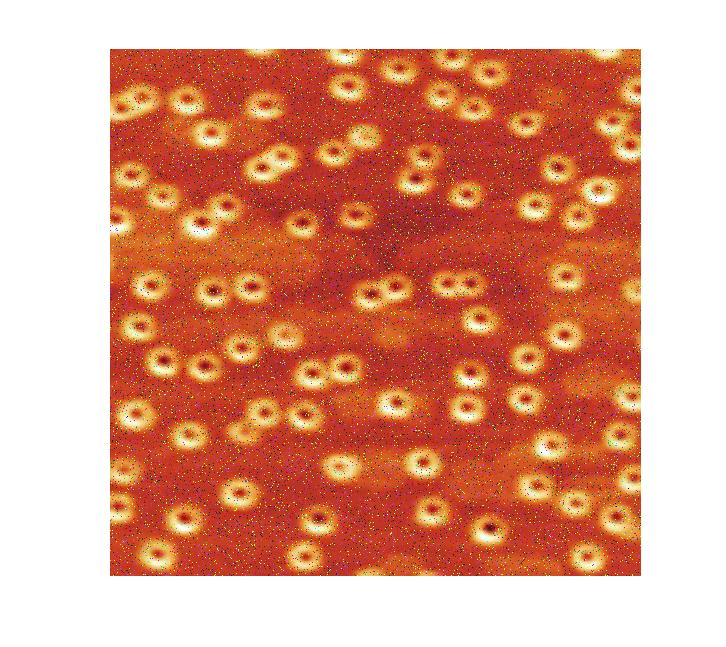
%> input picture trunk/IAII/vision_artificial/pablo/anillos/AnillosCuanticos.jpg, 726 x 647 px
$ octave anillos.m   (GNU Octave 9; MATLAB toolbox functions it lacks are replaced by stand-ins)
%> lines starting %> are read from the running program, lines starting %| are printed output that depends on the picture; in (x1, y1, x2, y2) boxes, pixels count from 0 and x2, y2 are one past the last pixel; in counts of white or black regions, pixels touching at a corner belong together; the program's own positions count from 1
clear all;
close all;
%Cargamos la imagen orginal
orig=imread('AnillosCuanticos.jpg');
%> orig is the input picture: size 647x726x3 uint8; mean R, G, B 221.7, 156.2, 133.3

figure;imshow(orig);

%Pasamos a escala de grises
gris = rgb2gray(orig);
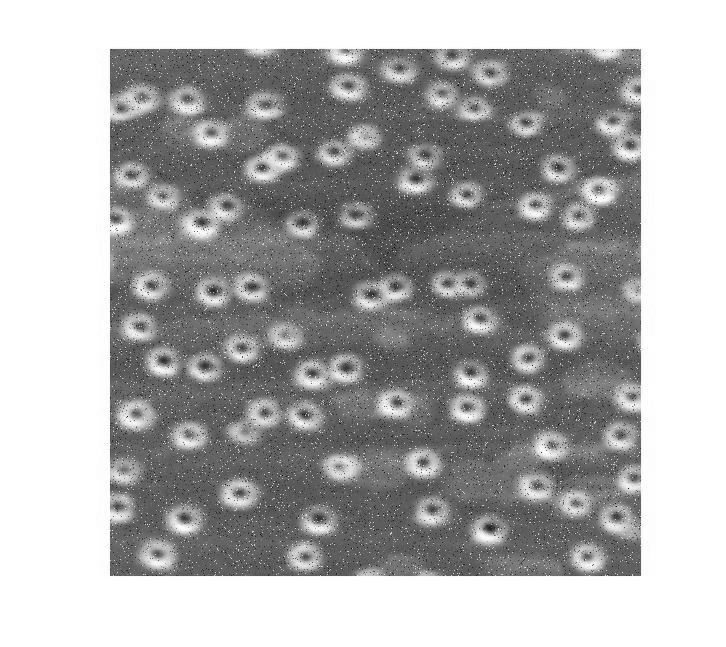
%> gris: size 647x726 uint8; min 8, max 255, mean 173.2


%Primero quitamos el ruido de la imagen con un filtro de la media
mascara = fspecial('gaussian',[7 7],4);
sinruido=imfilter(gris,mascara,'same');
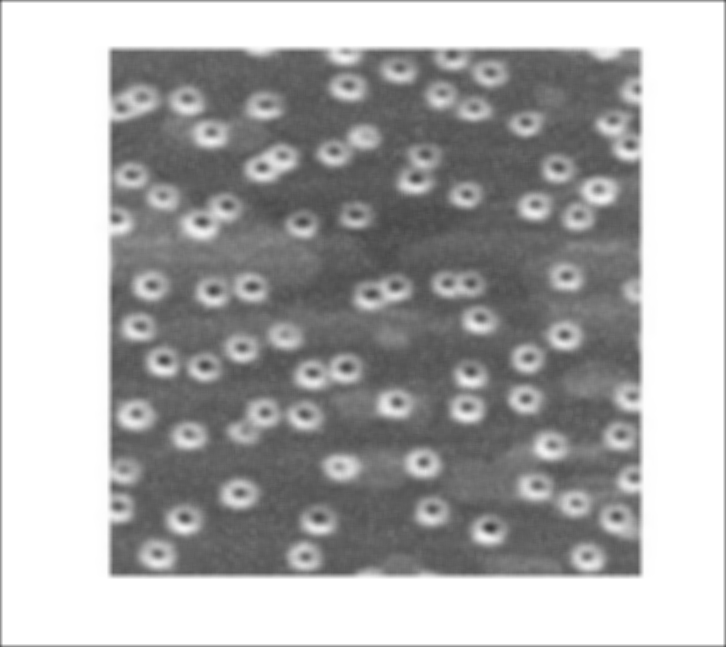
%> sinruido: size 647x726 uint8; min 58, max 255, mean 172


%Aplicamos un filtro watershed para poder quedarnos con los bordes de los
%anillos
bordes = edge(sinruido,'canny');
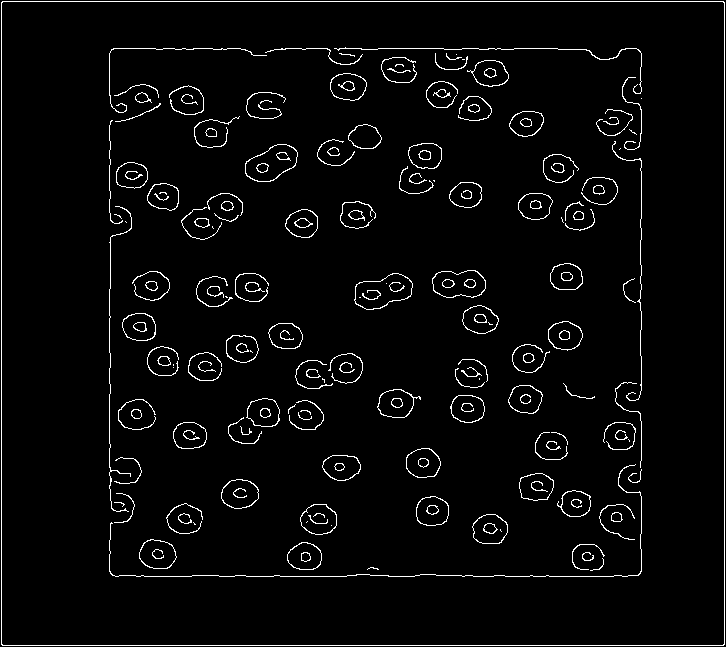
%> bordes: size 647x726 logical; 3.4% white in thin lines or dots

figure;imshow(bordes);

mascaraDil = strel('square',6);
dilatada = imdilate(bordes,mascaraDil);
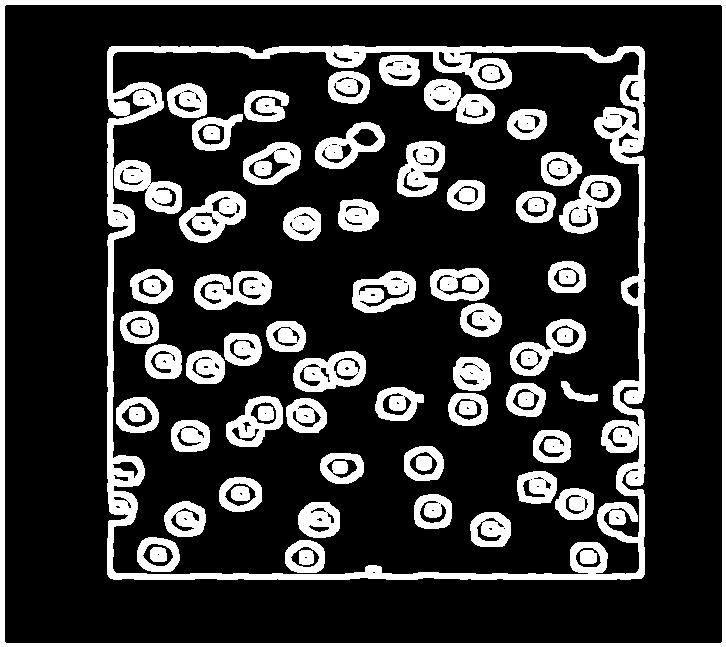
%> dilatada: size 647x726 logical; 20.8% white; 65 white regions, largest, box (x1, y1, x2, y2) and area: (107, 45, 645, 580) 24386, (0, 0, 726, 647) 12280, (194, 271, 272, 310) 2008


inversa = dilatada == 0;


%Etiquetamos para poder usar la imagen etiquetada, para extraer las
%caracteristicas
etiquetada=bwlabel(inversa);
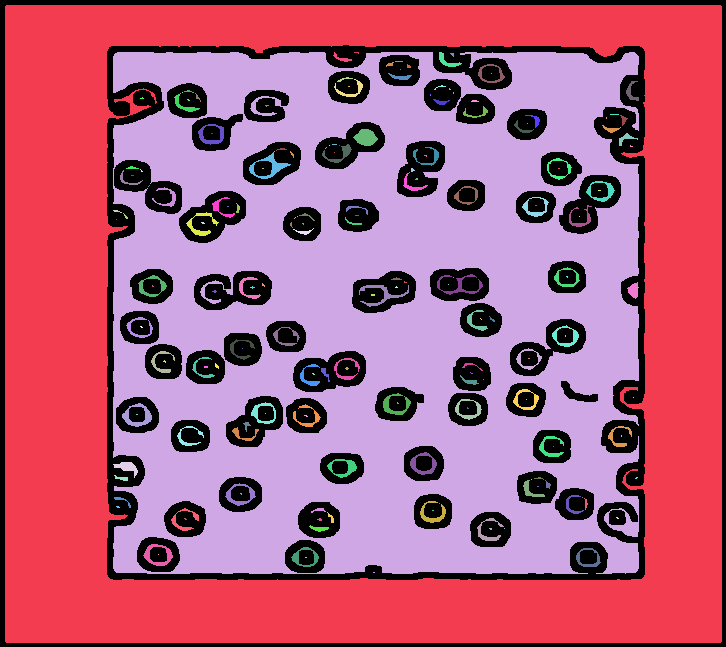
%> etiquetada: size 647x726 double; 190 distinct labels, from 0 to 189; one colour per label, 0 black


%Cogeremos ademas del area el perimetro, para posteriormente quedarnos con
%aquellos que tienen una determinada area
datos=regionprops(etiquetada,'Area','Perimeter');
%> datos = 189 regions; largest, Area and Perimeter: 188470 3123.1, 172052 2648.9, 316 107.1, 288 60.98, 282 80.19

% compacidad = [ [datos.Perimeter].^2 ./ [datos.Area] ];

% Me quedo con aquellos bordes cuya area está entre 500 y 100
etiquetas = find( [datos.Area] <= 600 & [datos.Area] >= 20 );
%> etiquetas = 86 values from 4 to 186

imagenAnillos = zeros(size(orig,1),size(orig,2));

for i=1:length(etiquetas)
    indices = find(etiquetada == etiquetas(i));
    imagenAnillos(indices) = etiquetada(indices);
end;
%> this loop made 86 passes
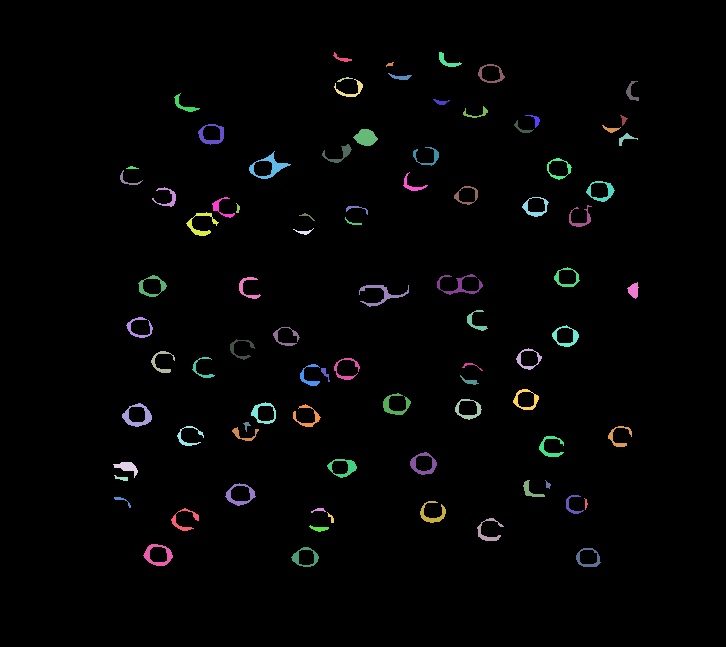
%> imagenAnillos: size 647x726 double; 87 distinct labels, from 0 to 186; one colour per label, 0 black

mascaraDil = strel('square',12);
figure;imshow(imdilate(imagenAnillos,mascaraDil));
figure; imshow(imdilate(imagenAnillos,mascaraDil).*bordes);
%> after `imshow(imdilate(imagenAnillos,mascaraDil).*bordes)`:
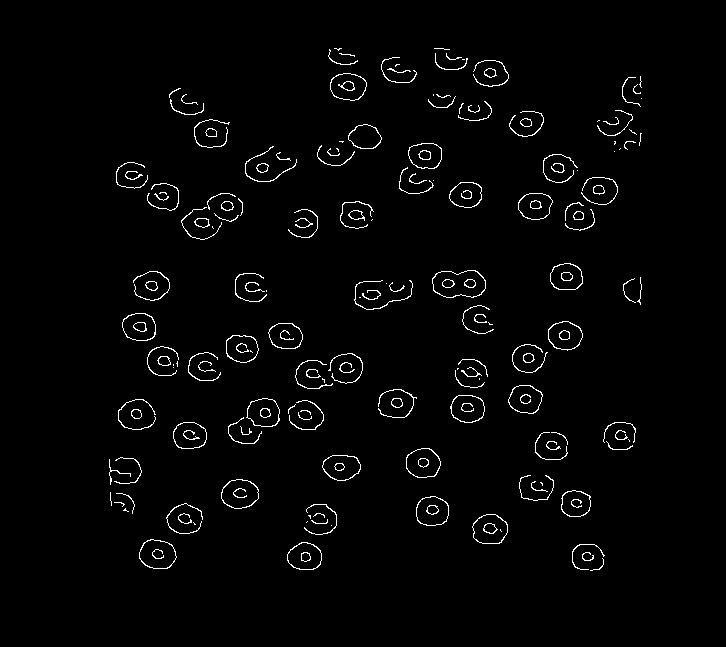
%> displayed picture: size 647x726, on the screen's scale of 0 to 255; 2.1% white in thin lines or dots, all inside (x1, y1, x2, y2) = (109, 48, 642, 571)


%
%
%
% %Los anillos seran aquellos que tienen un area menor que 1000, puesto que si
% %tiene mas de mil pixel, se podra considerar que son del fondo, guardaremos
% %los indices de los anillos, que ademas usaremos despues para calcular la
% %media de las areas
% anillos=find(datos.size < 1000);
%
% %Obtenemos el tamaño del vector de todos los que tienen un area menor que
% %1000 y entonces tendremos los anillos que hay, la variable aux, es
% %simplemente porque no nos interesa las filas, si no las columnas que tiene
% %el vector, estas seran el numero de anillos.
% [aux, numeroAnillos]=size(Anillos);
% %
% % %En la variable Anillos teniamos los indices del vector de datos, que
% % %pertenecen a los anillos, pues ahora usamos estos indices para calcular la
% % %media de las areas de todos los anillos.
% %
% % %Sumamos todas las areas de todos los anillos, sumando todos los valores
% % %del vector de datos cuyos indices se encuentran en la variable Anillos y
% % %luego lo dividimos entre el numero total de anillos
% %
% % MediaTamAnillos=sum(datos(Anillos).size)/numeroAnillos;
% %
% % %Por ultimo usaremos los indices ya hallados y guardados en Anillos, para
% % %obtener la compacidad, para ello cogeremos los datos correspondientes a
% % %los anillos, tanto su area como su perimetro, y aplicaremos la formula de
% % %la compacidad comp=perimetro^2 / area
% %
% % CompacidadAnillos=(datos(Anillos).perimeter.^2)./datos(Anillos).size;
% %
% % %Como la compacidad de una figura debe valer 12,6 para que se considere
% % %circular tomaremos un rango de entre 11 y 14 para considerar a un anillo
% % %circular, asi que volveremos a usar el procedimiento para contar los
% % %anillo, pero esta vez aplicado a aquellos anillos que tengan una
% % %compacidad entre 11 y 14, y veremos cuantos son esfericos
% %
% % SonEsfericos=find( CompacidadAnillos > 11 & CompacidadAnillos < 14 );
% %
% % %Ahora contaremos cuantos de todos los anillos hemos considerados esfericos
% %
% % [aux, numeroAnillosEsfericos]=size(SonEsfericos);
% %
% % %esto sirve para comprobar si la media del area es de verdad
% % %representativa
% % coeficientedepearson=std(datos(Anillos).Size)/MediaTamAnillos;
% %
% % %Mostramos por pantalla la solucion de todos los datos obtenidos
% %
% % sprintf('EL numero total de Anillos cuanticos es %d, el area media de estos anillos es %f  y el numero total de anillos que se pueden considerar esfericos es %d',numeroAnillos,MediaTamAnillos,numeroAnillosEsfericos)
% % if coeficientedepearson < 0.5
% %     sprintf('la media es representativa con cf de Pearson de %f',coeficientedepearson)
% % else
% %     sprintf('la media NO es representativa')
% % end
